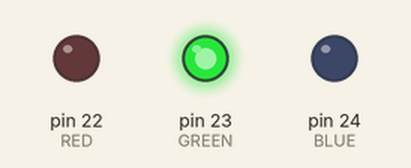
Bench run of a sketch on a simulated Arduino Mega 2560, built with avr-gcc and run on an emulated ATmega2560. On the bench: output pins drawn as LEDs (lit = HIGH). Storage starts empty; what the sketch prints to the serial monitor is not drawn.

Above: at 0.1 s.
At 25.1 s:
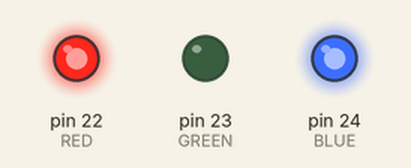
Timing chart, 0 to 26.6 s (numbered marks = the images above):
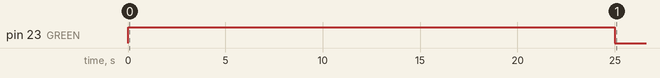

The sketch:

Read_SD_Write_in_PC.ino
```cpp
#include <SPI.h>//Library used to enable SPI communication
#include <SD.h>//Library used to manage SD read and write

uint CS = 4;
int samplesRead;
int contador = 0;

int speedMaximum = 3200000;

SPISettings mySetting(speedMaximum, MSBFIRST, SPI_MODE0);


//LEDs pin definition
#define RED 22
#define GREEN 23
#define BLUE 24

//File in which audio samples will be stored
File audio_samples;


void setup() {

  pinMode(RED, OUTPUT);
  pinMode(BLUE, OUTPUT);
  pinMode(GREEN, OUTPUT);

  Serial.begin(115200);
  while (!Serial);

  Serial.println("Inicio del programa");
  Serial.println("Esperando 25 s para comenzar la transmisión");
  digitalWrite(RED,LOW);
  digitalWrite(BLUE,LOW);
  digitalWrite(GREEN,HIGH);

  delay(25000);


  digitalWrite(RED,HIGH);
  digitalWrite(BLUE,HIGH);
  digitalWrite(GREEN,LOW);


  if (!SD.begin(CS)) {
    Serial.println("initialization failed!");
    while (1);
  }

  audio_samples = SD.open("Audio.txt");

}

void loop() {
  if (audio_samples) {
    Serial.println("Leyendo:");

    // read from the file until there's nothing else in it:
    while (audio_samples.available()) {
      Serial.println(audio_samples.read());
    }
    digitalWrite(GREEN,HIGH);
    audio_samples.close();
  } else {
      Serial.println("Error al leer el archivo");
  }

}
```
